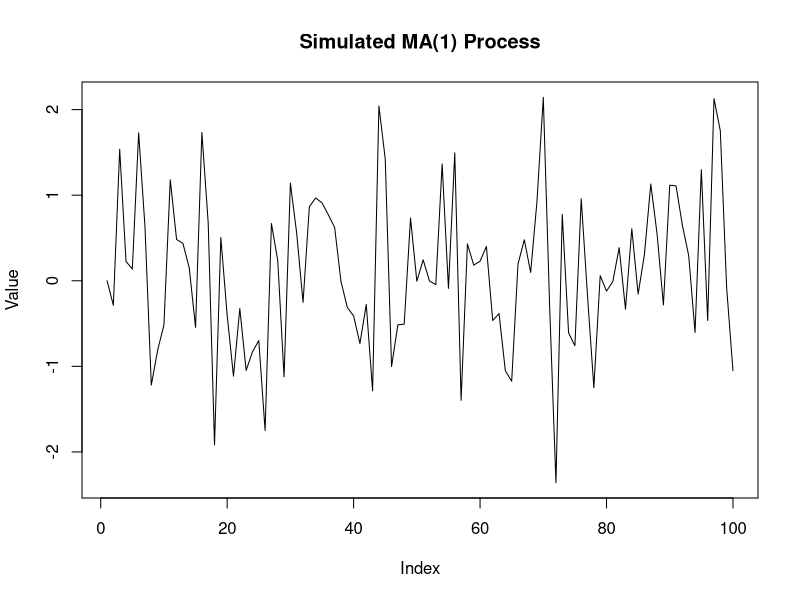
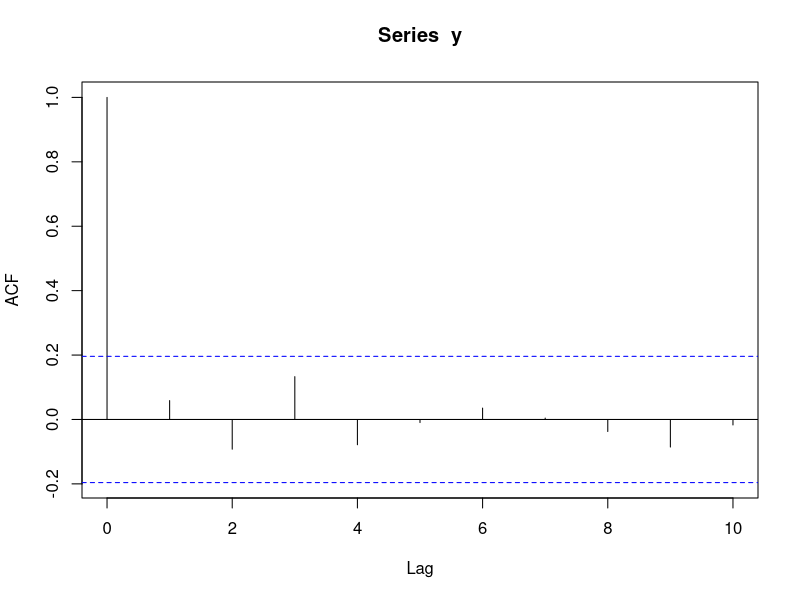
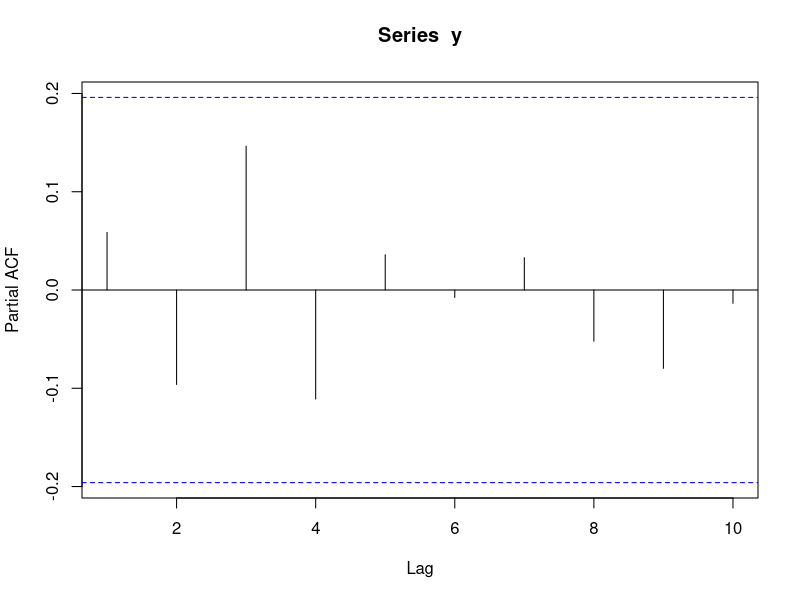
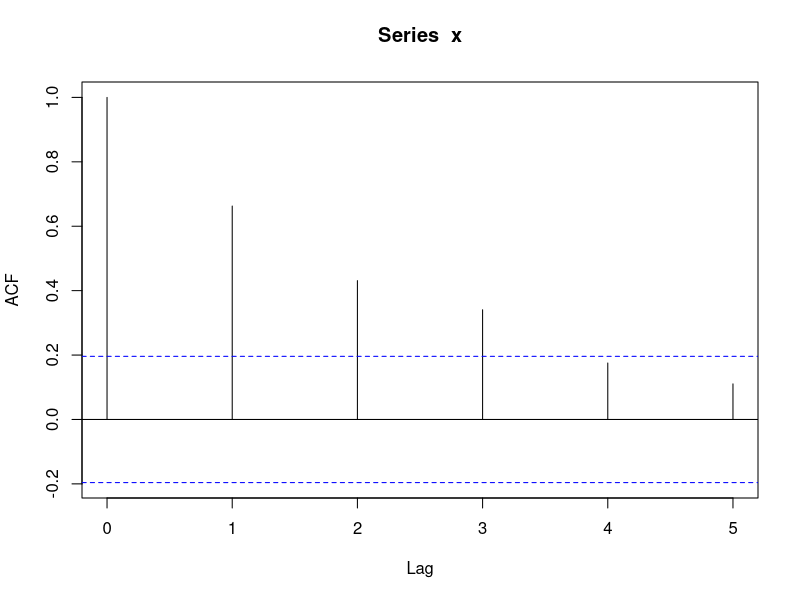
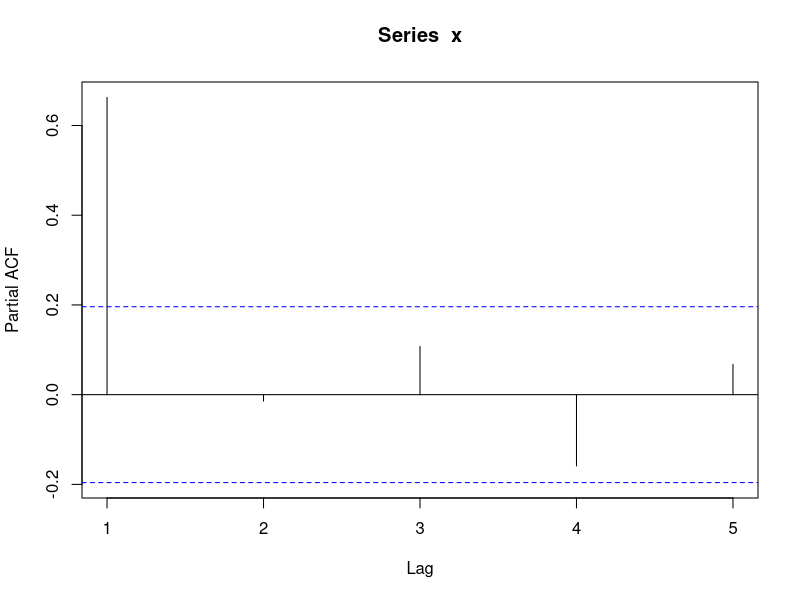
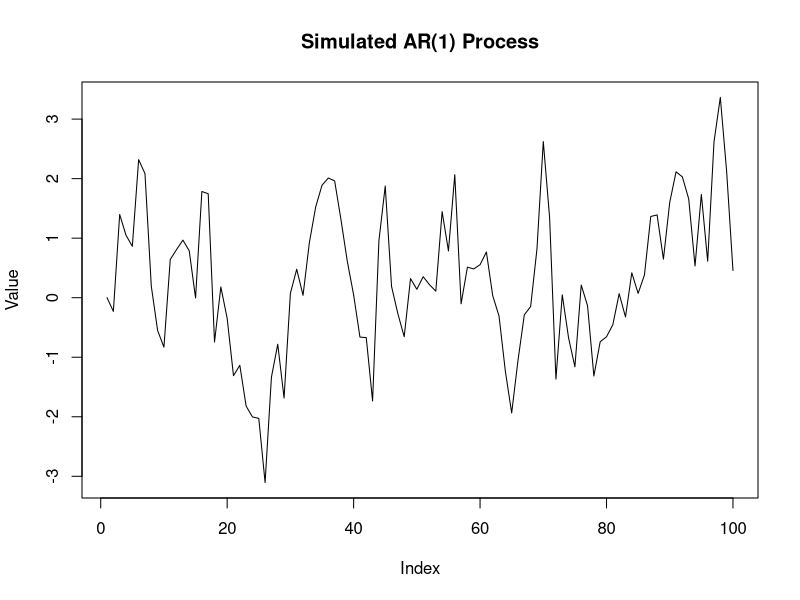
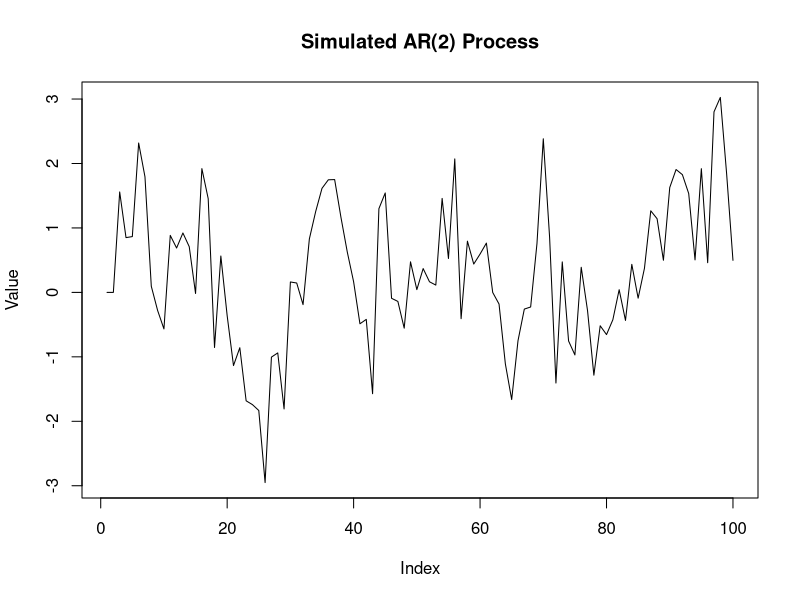

R code for these plots, in order:
set.seed(123)
library(stats)
# Simulate MA(1) process
n <- 100  # Number of observations
phi <- 0.1  # MA parameter
epsilon <- rnorm(n)  # White noise
y <- numeric(n)
for (i in 2:n) {
  y[i] <- phi * epsilon[i - 1] + epsilon[i]
}
# Adjust plot device size
options(repr.plot.width=10, repr.plot.height=10) # Adjust width and height as needed
plot(y, type = 'l', main = "Simulated MA(1) Process", ylab = "Value")

acf(y,lag.max = 10)
pacf(y,lag.max = 10)

#the MA(1) has an acf that is significant for only lag 1,
#while the pacf declines geometrically, and is significant until lag 7. The acf
#at lag 1 and all of the pacfs are negative as a result of the negative
#coefficient in the MA generating process.
#since the second coefficient on the lagged error term in the MA is
#negative, the acf and pacf alternate between positive and negative.

#simulate AR(1)
x <- numeric(n)
x[1]<-0
for (t in 2:n) {
  x[t] <- 0.7 * x[t - 1] + epsilon[t]
}
acf(x,lag.max = 5)
pacf(x,lag.max = 5)
#For the autoregressive model of order 1 with a fairly high coefficient –
#i.e., relatively close to 1 – the autocorrelation function would be expected
#to die away relatively slowly

options(repr.plot.width=10, repr.plot.height=10) # Adjust width and height as needed
plot(x, type = 'l', main = "Simulated AR(1) Process", ylab = "Value")


#simulate AR(2)
x2 <- numeric(n)

x2[1]<-0
x2[2] <- 0
for (i in 3:n) {
  x2[i] <- 0.5 * x2[i - 1] + 0.2*x2[i-2]+epsilon[i]
}


options(repr.plot.width=10, repr.plot.height=10) # Adjust width and height as needed
plot(x2, type = 'l', main = "Simulated AR(2) Process", ylab = "Value")
